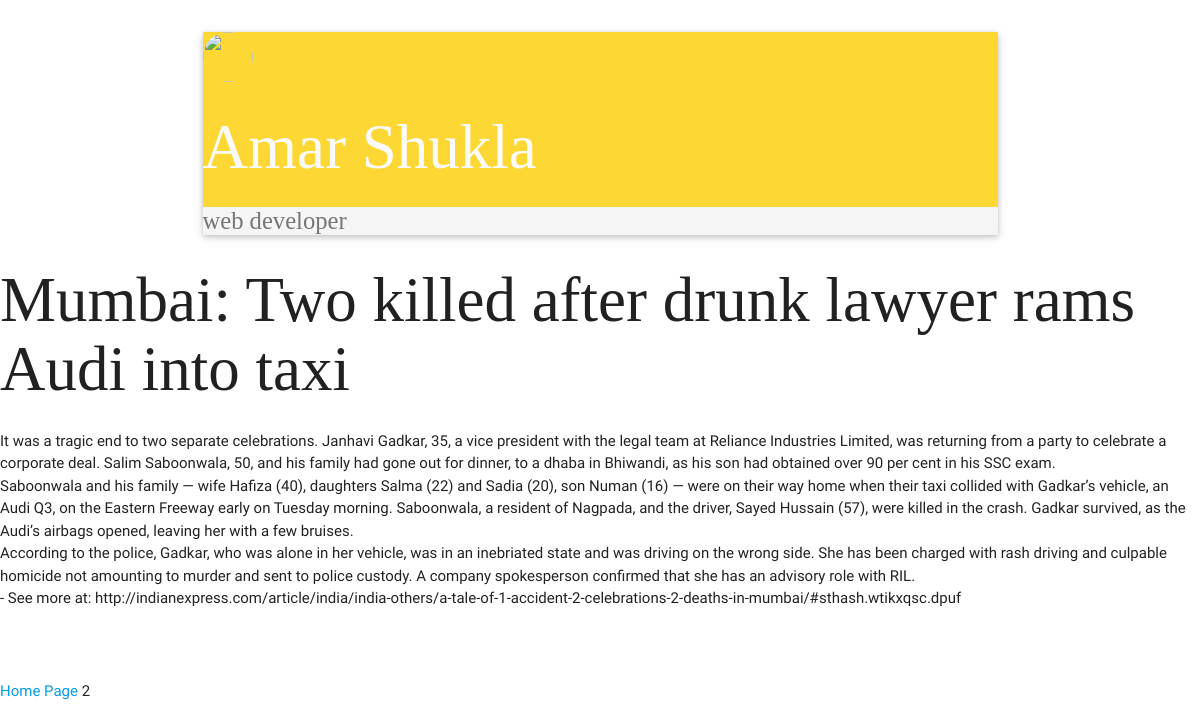
The app's page /post/2/ with its own data.
### blog/models.py (models this page shows)
class Post(models.Model):
	author = models.ForeignKey('auth.user')
	title = models.CharField(max_length = 200)
	content = models.TextField()
	created_date = models.DateTimeField(null=True)
	publish_date = models.DateTimeField(null=True)

### blog/views.py (the view)
# urls.py: url(r'^post/(?P<pk>[0-9]+)/$', views.post_detail),
def post_detail(request, pk):
    post = get_object_or_404(Post,pk=pk)
    return render(request, 'blog/post_detail.html', {'post': post})

### blog/templates/blog/post_detail.html (shortened to what this page needs)
{% extends "blog/base.html" %}
{% block content %}
    <div class="post">
        <h1>{{ post.title }}</h1>
        <p>{{ post.content|linebreaks }}</p>
    </div>
    <div id="footer">
    	<a href="{% url "blog.views.post_list" %}">Home Page</a>
    	{{post.pk}}
    </div>
{% endblock %}

### blog/static/css/main.css (style rules this page uses)
h1, h2, h3, h4 { font-family: 'Ariel', cursive; }
.post { margin-bottom: 70px; }

### records on screen
Post: title "Mumbai: Two killed after drunk lawyer rams Audi into taxi", content "It was a tragic end to two separate celebrations. Janhavi Gadkar, 35, a vice president with the legal team at Reliance Industries Limited, was returning from a party to celebrate a corporate deal. Salim Saboonwala, 50, and his family had gone out for dinner, to a dhaba in Bhiwandi, as his son had obtained over 90 per cent in his SSC exam. Saboonwala and his family — wife Hafiza (40), daughters Salma (22) and Sadia (20), son Numan (16) — were on their way home when their taxi collided with Gadkar’s vehicle, an Audi Q3, on the Eastern Freeway early on Tuesday morning. Saboonwala, a resident of Nagpada, and the driver, Sayed Hussain (57), were killed in the crash. Gadkar survived, as the…", pk "2"
